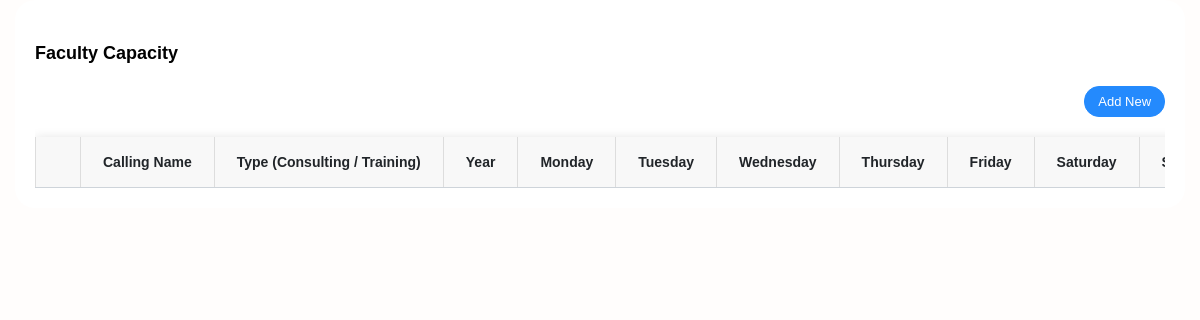
Before: /user/pages/insertandmanage/faculty_capacity_list.php with the older database file.
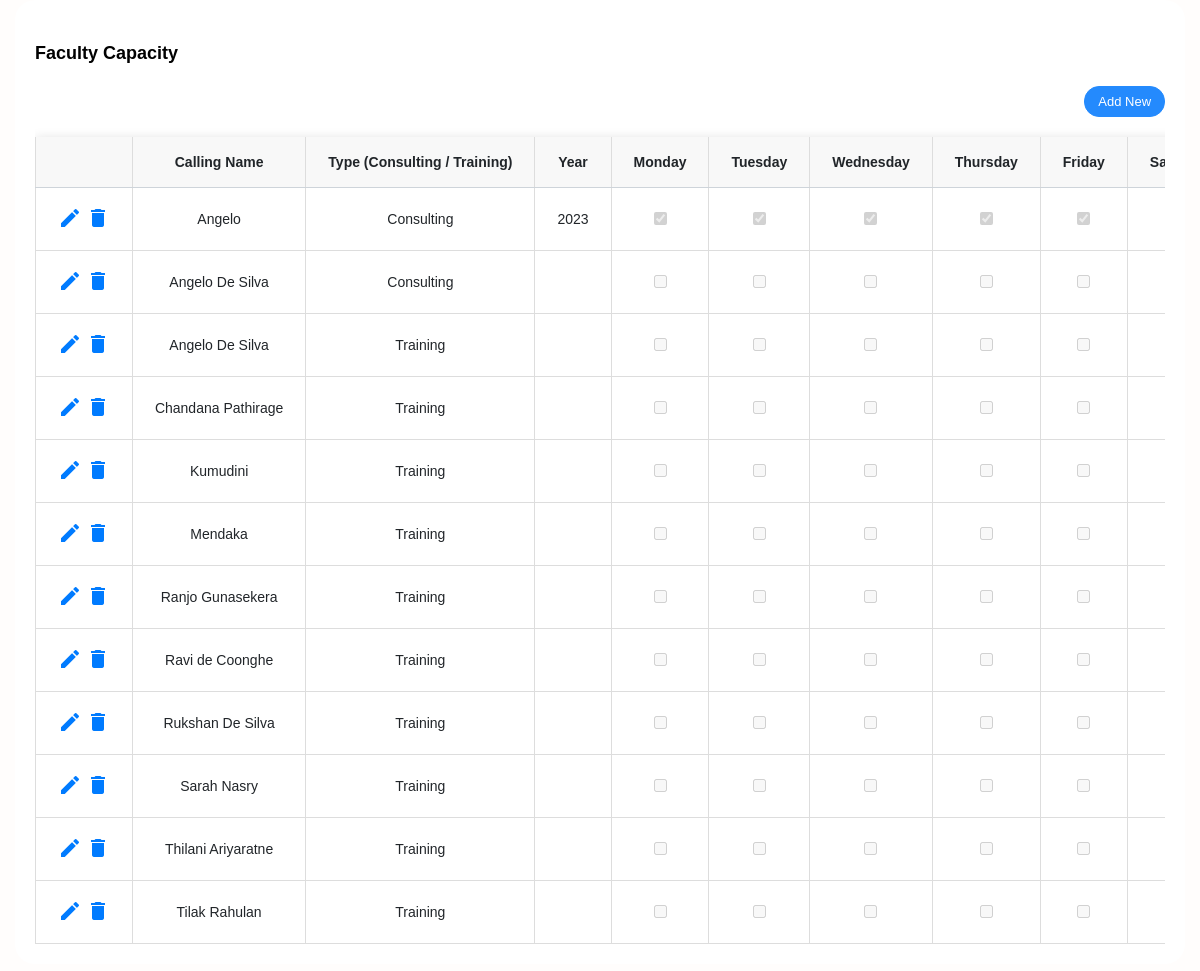
After: the same page with the newer database file.
### tables this page shows
CREATE TABLE IF NOT EXISTS `faculty_capacity` (
  `capacityId` int NOT NULL AUTO_INCREMENT,
  `callingName` varchar(30) NOT NULL,
  `weekends` varchar(10) NOT NULL,
  `type` varchar(20) NOT NULL COMMENT 'training/consulting',
  `year` varchar(20) NOT NULL,
  `monday` varchar(20) NOT NULL,
  `tuesday` varchar(20) NOT NULL,
  `wednesday` varchar(20) NOT NULL,
  `thursday` varchar(20) NOT NULL,
  `friday` varchar(20) NOT NULL,
  `saturday` varchar(100) NOT NULL,
  `sunday` varchar(20) NOT NULL,
  `daysPerMonth` int NOT NULL,
  `TotalDaysPerYear` varchar(10) NOT NULL,
  `capacity` varchar(10) NOT NULL,
  PRIMARY KEY (`capacityId`)
);

### user/pages/insertandmanage/faculty_capacity_list.php (the view, shortened to what this page needs)
<?php
include '../check.php';
?>
	<link rel="stylesheet" href="css/style.css">
	<link rel="stylesheet" href="css/customcss.css">
<div class="col-12 grid-margin">
	<div class="card">
		<div class="card-body">
			<h4 class="card-title mb-4 mt-4 mb-xl-4">Faculty Capacity</h4>
			<div class="table-wrapper">
				<div class="table-title">
					<div class="row">
						<div class="col-md-6">
						</div>
						<div class="col-md-6">
							<div class="justify-content-between">
								<a href="#addEmployeeModal" class="btn btn-info btn-sm float-right" data-toggle="modal"><span>Add New</span></a>
							</div>
						</div>
					</div>
				</div>
				<div class="table-responsive">
					<table class="table table-hover">
						<thead>
							<tr>
								<th></th>
								<th>Calling Name</th>
								<th>Type (Consulting / Training)</th>
								<th>Year</th>
								<th>Monday</th>
								<th>Tuesday</th>
								<th>Wednesday</th>
								<th>Thursday</th>
								<th>Friday</th>
								<th>Saturday</th>
								<th>Sunday</th>
							</tr>
						</thead>
						<tbody>
						<?php
							$result = mysqli_query($conn, "SELECT * FROM  faculty_capacity ORDER BY callingName ASC");
							while ($row = mysqli_fetch_array($result)) {
							?>
								<tr class="border-bottom" id="<?php echo $row["capacityId"]; ?>">
									<td>
									<a href="#editFacultyModal" class="edit" data-toggle="modal">
										<i class="material-icons update" data-toggle="tooltip"
											data-id="<?php echo $row["capacityId"]; ?>"
											data-name="<?php echo $row["callingName"]; ?>"
											data-type1="<?php echo $row["type"]; ?>"
											data-year="<?php echo $row["year"]; ?>"
											data-monday="<?php echo $row["monday"]; ?>"
											data-tuesday="<?php echo $row["tuesday"]; ?>"
											data-wednesday="<?php echo $row["wednesday"]; ?>"
											data-thursday="<?php echo $row["thursday"]; ?>"
											data-friday="<?php echo $row["friday"]; ?>"
											data-saturday="<?php echo $row["saturday"]; ?>"
											data-sunday="<?php echo $row["sunday"]; ?>"
											data-dayspermonth="<?php echo $row["daysPerMonth"]; ?>"
											data-total_avalability="<?php echo $row["TotalDaysPerYear"]; ?>"
											data-capacity="<?php echo $row["capacity"]; ?>" title="Edit"></i>
										</a>
										<a href="#deleteEmployeeModal" class="delete" data-id="<?php echo $row["capacityId"]; ?>" data-toggle="modal"><i class="material-icons" data-toggle="tooltip" title="Delete"></i></a>
									</td>
									<td style="display: none;"> <?php $Recordid = str_pad($row["capacityId"], 5, '0', STR_PAD_LEFT); ?>
									<td><?php echo $row["callingName"]; ?></td>
									<td><?php echo $row["type"]; ?></td>
									<td><?php echo $row["year"]; ?></td>
									<td>
        <input type="checkbox" <?php echo ($row["monday"] == 'yes') ? 'checked' : ''; ?> disabled>
    </td>
    <td>
        <input type="checkbox" <?php echo ($row["tuesday"] == 'yes') ? 'checked' : ''; ?> disabled>
    </td>
    <td>
        <input type="checkbox" <?php echo ($row["wednesday"] == 'yes') ? 'checked' : ''; ?> disabled>
    </td>
    <td>
        <input type="checkbox" <?php echo ($row["thursday"] == 'yes') ? 'checked' : ''; ?> disabled>
    </td>
    <td>
        <input type="checkbox" <?php echo ($row["friday"] == 'yes') ? 'checked' : ''; ?> disabled>
    </td>
    <td>
    </td>
									</td>
								</tr>
							<?php
							}
							?>
						</tbody>
					</table>
				</div>

### user/css/customcss.css (style rules this page uses)
table { width: 100%; border-collapse: collapse; font-size: 15px; }
th, td { font-size: 13px; padding: 8px; border-style: none; border: 0px solid #ddd; }
tr { min-height: 5px; height: 5px; }

### user/pages/insertandmanage/faculty_capacity_list.php (style rules this page uses)
table { width: 100%; max-width: 800px; margin: 20px auto; border-collapse: collapse; box-shadow: 0 0 10px rgba(0, 0, 0, 0.1); }
th, td { border: 1px solid #ddd; padding: 8px; text-align: center; }
th { background-color: #f8f8f8; font-weight: bold; }

Changed rows visible on the page:
added faculty_capacity: callingName "Angelo", type "Consulting", year "2023", monday "☑", tuesday "☑", wednesday "☑", thursday "☑", friday "☑"
added faculty_capacity: callingName "Angelo De Silva", type "Consulting"
added faculty_capacity: callingName "Angelo De Silva", type "Training"
added faculty_capacity: callingName "Chandana Pathirage", type "Training"
added faculty_capacity: callingName "Kumudini", type "Training"
added faculty_capacity: callingName "Mendaka", type "Training"
added faculty_capacity: callingName "Ranjo Gunasekera", type "Training"
added faculty_capacity: callingName "Ravi de Coonghe", type "Training"
added faculty_capacity: callingName "Rukshan De Silva", type "Training"
added faculty_capacity: callingName "Sarah Nasry", type "Training"
added faculty_capacity: callingName "Thilani Ariyaratne", type "Training"
added faculty_capacity: callingName "Tilak Rahulan", type "Training"
